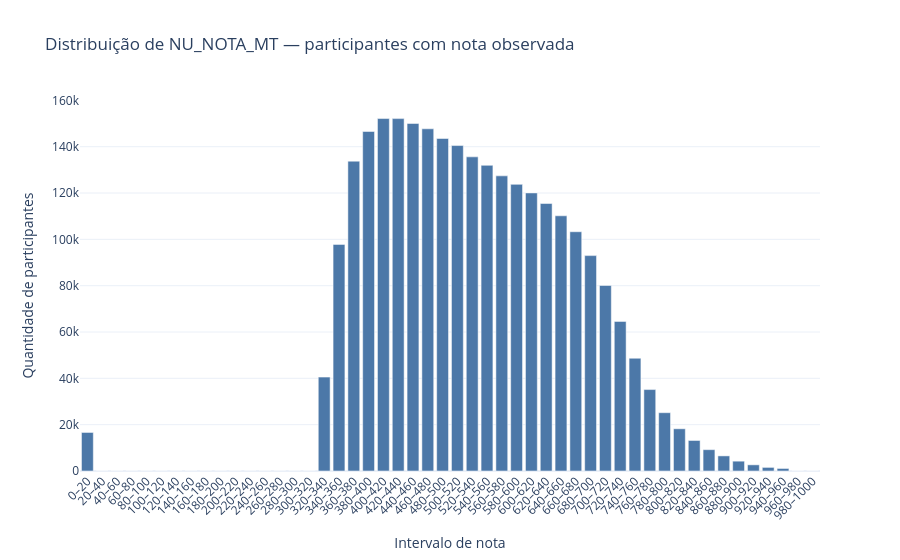

Notebook code cell kept with this figure:
### Markdown cell above
## Investigação de outliers na nota de Matemática

A nota é contínua, então calculamos os limites usuais de 1,5 × IQR como **sinalizador exploratório**, não como regra automática de exclusão. Nota zero é um resultado observado e válido. Valores acima do limite superior também podem ser notas legítimas. Como referência de validade, verificamos ainda se há notas fora da escala de 0 a 1000.

### Code cell
if len(notas_mt) == 0:
    raise ValueError("Não há notas observadas para analisar.")

q1, mediana, q3 = np.quantile(notas_mt, [0.25, 0.50, 0.75])
iqr = q3 - q1
limite_inferior_iqr = q1 - 1.5 * iqr
limite_superior_iqr = q3 + 1.5 * iqr
mascara_inferior = notas_mt < limite_inferior_iqr
mascara_superior = notas_mt > limite_superior_iqr
mascara_fora_escala = (notas_mt < 0) | (notas_mt > 1000)

resumo_outliers = pd.DataFrame([
    {"medida": "Notas observadas", "valor": len(notas_mt)},
    {"medida": "Nota mínima", "valor": float(notas_mt.min())},
    {"medida": "Nota máxima", "valor": float(notas_mt.max())},
    {"medida": "Q1", "valor": float(q1)},
    {"medida": "Mediana", "valor": float(mediana)},
    {"medida": "Q3", "valor": float(q3)},
    {"medida": "IQR", "valor": float(iqr)},
    {"medida": "Limite inferior IQR", "valor": float(limite_inferior_iqr)},
    {"medida": "Limite superior IQR", "valor": float(limite_superior_iqr)},
    {"medida": "Candidatos abaixo do limite IQR", "valor": int(mascara_inferior.sum())},
    {"medida": "Desses, notas zero (válidas)", "valor": int((notas_mt[mascara_inferior] == 0).sum())},
    {"medida": "Candidatos acima do limite IQR", "valor": int(mascara_superior.sum())},
    {"medida": "Candidatos fora da escala 0–1000", "valor": int(mascara_fora_escala.sum())},
])
display(resumo_outliers)
print("Decisão: nenhum ponto será removido apenas por ser sinalizado pelo critério IQR.")

# Histograma agregado: mostra a distribuição sem enviar milhões de pontos ao gráfico.
import plotly.graph_objects as go

bins_nota = np.arange(0, 1000 + 20, 20)
contagens_histograma, bordas_histograma = np.histogram(notas_mt, bins=bins_nota)
rotulos_intervalos = [
    f"{int(inicio)}–{int(fim)}" for inicio, fim in zip(bordas_histograma[:-1], bordas_histograma[1:])
]
fig_nota = go.Figure(go.Bar(x=rotulos_intervalos, y=contagens_histograma, marker_color="#4C78A8"))
fig_nota.update_layout(
    title="Distribuição de NU_NOTA_MT — participantes com nota observada",
    xaxis_title="Intervalo de nota",
    yaxis_title="Quantidade de participantes",
    xaxis_tickangle=-45,
    template="plotly_white",
)
fig_nota.show()

### Figure 1 — Plotly figure (JSON) as saved in the notebook; plotly's stock layout.template omitted (floating-point values rounded to 4 significant figures)
{"data": [{"marker": {"color": "#4C78A8"}, "type": "bar", "x": ["0–20", "20–40", "40–60", "60–80", "80–100", "100–120", "120–140", "140–160", "160–180", "180–200", "200–220", "220–240", "240–260", "260–280", "280–300", "300–320", "320–340", "340–360", "360–380", "380–400", "400–420", "420–440", "440–460", "460–480", "480–500", "500–520", "520–540", "540–560", "560–580", "580–600", "600–620", "620–640", "640–660", "660–680", "680–700", "700–720", "720–740", "740–760", "760–780", "780–800", "800–820", "820–840", "840–860", "860–880", "880–900", "900–920", "920–940", "940–960", "960–980", "980–1000"], "y": [16638, 0, 0, 0, 0, 0, 0, 0, 0, 0, 0, 0, 0, 0, 0, 1, 40534, 97834, 133757, 146570, 152153, 152123, 150032, 147730, 143545, 140492, 135610, 131952, 127410, 123738, 120047, 115465, 110165, 103290, 92981, 80084, 64582, 48678, 35154, 25169, 18228, 13177, 9208, 6525, 4242, 2663, 1552, 1098, 0, 0]}], "layout": {"title": {"text": "Distribuição de NU_NOTA_MT — participantes com nota observada"}, "xaxis": {"tickangle": -45, "title": {"text": "Intervalo de nota"}}, "yaxis": {"title": {"text": "Quantidade de participantes"}}}}
